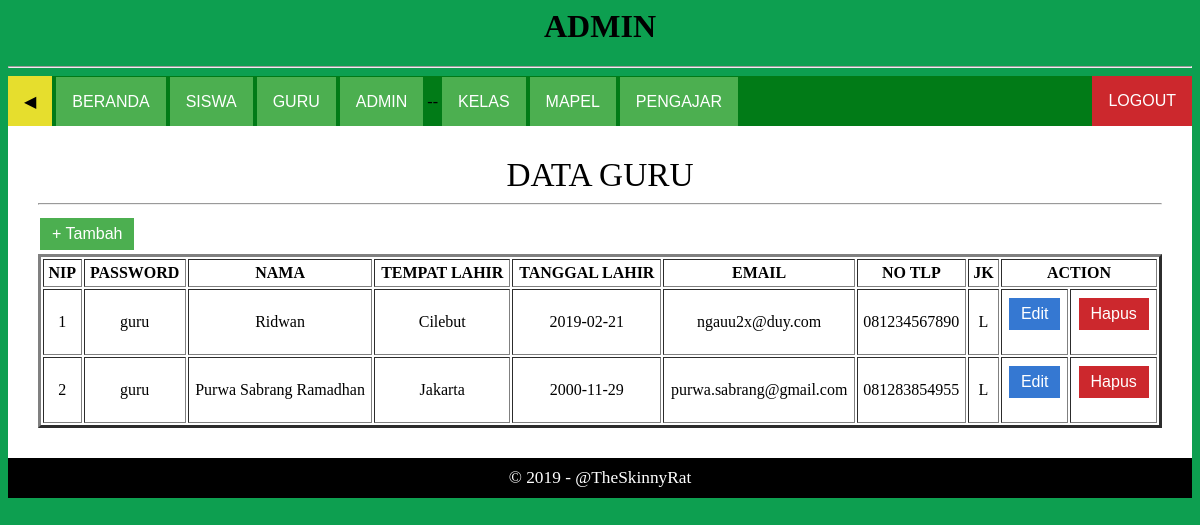
/page/admin/guru.php (signed in), run on the app's committed database.
### tables this page shows
CREATE TABLE `tbl_guru` (
  `nip` int(11) NOT NULL,
  `password` text NOT NULL,
  `nama` varchar(50) NOT NULL,
  `tempat_lahir` varchar(20) NOT NULL,
  `tanggal_lahir` date NOT NULL,
  `email` varchar(50) NOT NULL,
  `no_tlp` varchar(15) NOT NULL,
  `jenis_kelamin` enum('L','P','','') NOT NULL
);

### page/admin/guru.php (the view, shortened to what this page needs)
<?php session_start();
if($_SESSION && $_SESSION['login'] == 'admin'){ ?>
<?php require_once('assets/header.php'); ?>
<?php
$query = mysql_query("select * from tbl_guru");
?>
<div class="content">
	<div class="font">
		<div style="font-size: 25pt;">
			<center>DATA GURU</center>
		</div><hr>
		<a href="guru_form.php"><button class="button button1">+ Tambah</button></a>
		<table style="text-align: center;" border="3" cellpadding="4" width="100%" height="auto">
			<tr>
				<th>NIP</th>
				<th>PASSWORD</th>
				<th>NAMA</th>
				<th>TEMPAT LAHIR</th>
				<th>TANGGAL LAHIR</th>
				<th>EMAIL</th>
				<th>NO TLP</th>
				<th>JK</th>
				<th colspan="2">ACTION</th>
			</tr>
			<?php
while ($data = mysql_fetch_assoc($query)) {
?>
			<tr>
				<td>
					<?php echo $data['nip'];  ?>
				</td>
				<td>
					<?php echo $data['password'];  ?>
				</td>
				<td>
					<?php echo $data['nama'];  ?>
				</td>
				<td>
					<?php echo $data['tempat_lahir']; ?>
				</td>
				<td>
					<?php echo $data['tanggal_lahir']; ?>
				</td>
				<td>
					<?php echo $data['email']; ?>
				</td>
				<td>
					<?php echo $data['no_tlp']; ?>
				</td>
				<td>
					<?php echo $data['jenis_kelamin']; ?>
				</td>
				<td>
					<form action="guru_form.php" method="post">
						<input type="submit" name="edit" class="button button-info" value="Edit">
					</form>
				</td>
				<td>
					<form action="action/guru_act.php" method="post">
						<input type="submit" name="hapus" class="button button-danger" value="Hapus">
					</form>
				</td>
			</tr>
			<?php
}
?>
		</table>
	</div>
</div>
<?php require_once('assets/footer.php'); ?>
<?php }else{ ?>
<script language="javascript">
	document.location = '../../index.php'
</script>
<?php } ?>

### page/admin/assets/css/main.css (style rules this page uses)
.button { background-color: #4CAF50; border: none; color: white; padding: 5px 10px; text-align: center; text-decoration: none; display: inline-block; font-size: 16px; margin: 4px 2px; -webkit-transition-duration: 0.8s; transition-duration: 0.8s; cursor: pointer; }
.button1 { background-color: #4CAF50; color: white; border: 2px solid #4CAF50; }
.button-danger { background-color: #cc282d; color: white; border: 2px solid #cc282d; }
.button-info { background-color: #3578d2; color: white; border: 2px solid #3578d2; }
.content { background: white; float: left; align-content: center; width: 100%; height: auto; }
.content .font { padding: 20px; }
.font { margin: 10px; font: 13pt 'trebuchet ms'; }

### data on the page
tbl_guru: nip "1", password "guru", nama "Ridwan", tempat_lahir "Cilebut", tanggal_lahir "2019-02-21", email "ngauu2x@duy.com", no_tlp "081234567890", jenis_kelamin "L"
tbl_guru: nip "2", password "guru", nama "Purwa Sabrang Ramadhan", tempat_lahir "Jakarta", tanggal_lahir "2000-11-29", email "purwa.sabrang@gmail.com", no_tlp "081283854955", jenis_kelamin "L"
